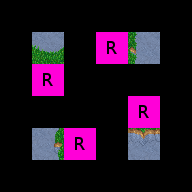

A 2D game scene composited from a Tiled map and its tileset images. What follows is a short description and the map's XML, with each tile layer's data collapsed to a summary:
An orthogonal 6x6 tile map with 32x32 px tiles, 11 tile layers (Regions, Input_set, Input_set, Input_set, ...), 4 tilesets.

<map version="1.0" orientation="orthogonal" width="6" height="6" tilewidth="32" tileheight="32">
 <tileset firstgid="1" name="Woodland" tilewidth="32" tileheight="32">
  <image source="../../graphics/tiles/Woodland_ground.png" width="512" height="512" />
 </tileset>
 <tileset firstgid="257" name="Collision" tilewidth="32" tileheight="32">
  <image source="../../graphics/tiles/collision.png" width="64" height="32" />
 </tileset>
 <tileset firstgid="259" name="set_rules" tilewidth="32" tileheight="32">
  <image source="../../graphics/tiles/set_rules.png" width="64" height="64" />
 </tileset>
 <tileset firstgid="263" name="set_woodland" tilewidth="32" tileheight="32">
  <image source="../../graphics/tiles/set_woodland.png" width="512" height="320" />
 </tileset>
 <layer name="Regions" width="6" height="6">
  <data>[36 cells, 8 non-empty, 1 distinct tile ids]</data>
 </layer>
 <layer name="Input_set" width="6" height="6">
  <data>[36 cells, 4 non-empty, 1 distinct tile ids]</data>
 </layer>
 <layer name="Input_set" width="6" height="6">
  <data>[36 cells, 4 non-empty, 1 distinct tile ids]</data>
 </layer>
 <layer name="Input_set" width="6" height="6">
  <data>[36 cells, 4 non-empty, 1 distinct tile ids]</data>
 </layer>
 <layer name="Input_set" width="6" height="6">
  <data>[36 cells, 4 non-empty, 1 distinct tile ids]</data>
 </layer>
 <layer name="Input_set" width="6" height="6">
  <data>[36 cells, 4 non-empty, 1 distinct tile ids]</data>
 </layer>
 <layer name="Input_set" width="6" height="6">
  <data>[36 cells, 4 non-empty, 1 distinct tile ids]</data>
 </layer>
 <layer name="Input_set" width="6" height="6">
  <data>[36 cells, 4 non-empty, 1 distinct tile ids]</data>
 </layer>
 <layer name="Output_Ground" width="6" height="6">
  <data>[36 cells, 4 non-empty, 4 distinct tile ids]</data>
 </layer>
 <layer name="Output1_Ground" width="6" height="6">
  <data>[36 cells, 4 non-empty, 4 distinct tile ids]</data>
 </layer>
 <layer name="Output2_Ground" width="6" height="6">
  <data>[36 cells, 4 non-empty, 4 distinct tile ids]</data>
 </layer>
</map>
